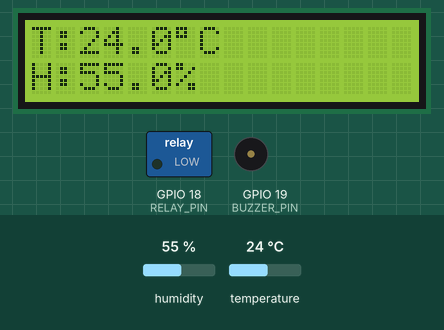
The sketch below on a simulated ESP32. Shown: 16×2 character LCD, switched loads named in the sketch (green lamp = pin HIGH), buzzer (waves = sounding, pin HIGH). The test bench sets the inputs (shaded band); at power-on: temperature 24 °C, humidity 55 %. What the sketch prints to the serial monitor is not drawn.

Above: at 4.0 s.
4.1 s: temperature set to 29.6 °C
At 5.7 s:
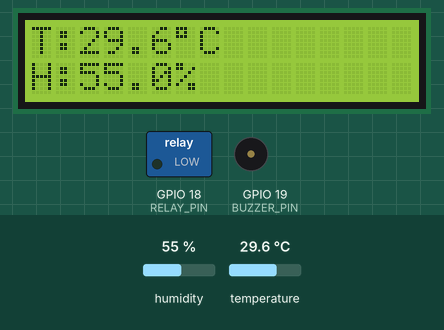
6.8 s: temperature set to 30.4 °C
At 8.4 s:
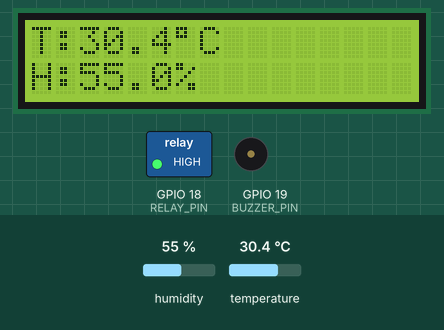
12.8 s: humidity set to 22 %
At 13.76 s:
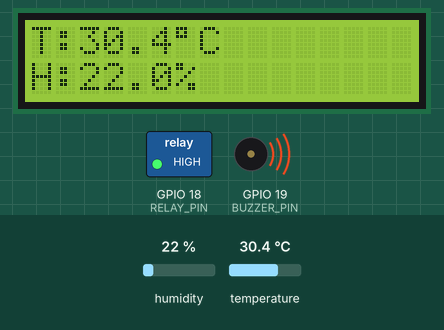
15.5 s: humidity set to 40 %
At 17.0 s:
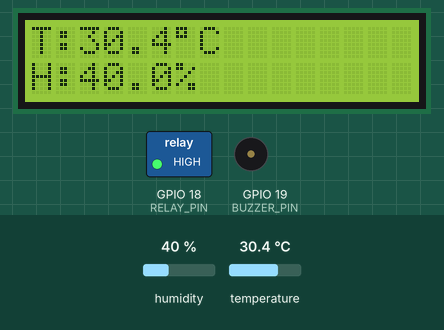
Timing chart, 0 to 19.2 s (numbered marks = the images above; inputs shaded):
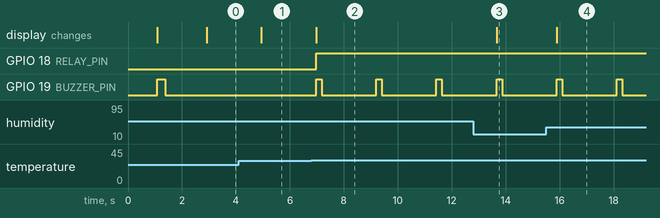

Measured:
- the behaviour switches between 30 and 30.1 °C on temperature (found by bisection; images 1 and 2)
- after the input at 4.1 s, the display: changes after 0.85 s (image 1)
- after the input at 6.8 s, GPIO 18 (RELAY_PIN): LOW → HIGH after 0.18 s; GPIO 19 (BUZZER_PIN): alternates HIGH for 0.20 s and LOW for 2.0 s, starting after 0.18 s; the display: changes after 0.18 s (image 2)
- after the input at 12.8 s, the display: changes after 0.86 s (image 3)
- after the input at 15.5 s, the display: changes after 0.39 s (image 4)

The sketch:

bt5.ino
```cpp
#include <Wire.h>
#include <LiquidCrystal_I2C.h>
#include <DHTesp.h>

#define DHT_PIN 15
#define RELAY_PIN 18
#define BUZZER_PIN 19

DHTesp dht;
LiquidCrystal_I2C lcd(0x27, 16, 2);

void setup() {
  Serial.begin(115200);
  delay(1000);

  pinMode(RELAY_PIN, OUTPUT);
  digitalWrite(RELAY_PIN, LOW);

  pinMode(BUZZER_PIN, OUTPUT);
  digitalWrite(BUZZER_PIN, LOW);

  dht.setup(DHT_PIN, DHTesp::DHT22);

  Wire.begin(21, 22);
  lcd.init();
  lcd.backlight();

  lcd.setCursor(0, 0);
  lcd.print("ESP32 DHT22 Test");
  lcd.setCursor(0, 1);
  lcd.print("Starting...");

  // test coi luc khoi dong
  digitalWrite(BUZZER_PIN, HIGH);
  delay(300);
  digitalWrite(BUZZER_PIN, LOW);

  delay(1500);
}

void loop() {
  TempAndHumidity data = dht.getTempAndHumidity();

  if (isnan(data.temperature) || isnan(data.humidity)) {
    Serial.println("Read failed from DHT22!");
    lcd.clear();
    lcd.setCursor(0, 0);
    lcd.print("DHT22 Error");
    lcd.setCursor(0, 1);
    lcd.print("Check wiring");

    // bao loi bang coi
    digitalWrite(BUZZER_PIN, HIGH);
    delay(500);
    digitalWrite(BUZZER_PIN, LOW);
    delay(1500);
    return;
  }

  float temp = data.temperature;
  float hum = data.humidity;

  Serial.println("----- SENSOR DATA -----");
  Serial.print("Temperature: ");
  Serial.print(temp, 1);
  Serial.println(" C");

  Serial.print("Humidity: ");
  Serial.print(hum, 1);
  Serial.println(" %");

  lcd.clear();
  lcd.setCursor(0, 0);
  lcd.print("T:");
  lcd.print(temp, 1);
  lcd.print((char)223);
  lcd.print("C");

  lcd.setCursor(0, 1);
  lcd.print("H:");
  lcd.print(hum, 1);
  lcd.print("%");

  if (temp > 30) {
    digitalWrite(RELAY_PIN, HIGH);
    Serial.println("Relay ON");

    // coi keu khi nhiet do > 30
    digitalWrite(BUZZER_PIN, HIGH);
    delay(200);
    digitalWrite(BUZZER_PIN, LOW);
  } else {
    digitalWrite(RELAY_PIN, LOW);
    Serial.println("Relay OFF");
    digitalWrite(BUZZER_PIN, LOW);
  }

  delay(2000);
}
```
